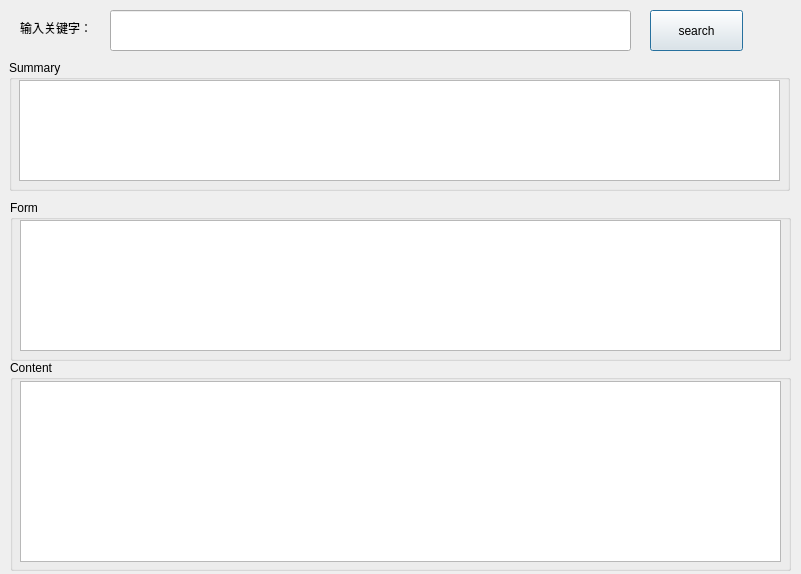
<?xml version="1.0" encoding="UTF-8"?>
<ui version="4.0">
 <class>Dialog</class>
 <widget class="QDialog" name="Dialog">
  <property name="geometry">
   <rect>
    <x>0</x>
    <y>0</y>
    <width>801</width>
    <height>574</height>
   </rect>
  </property>
  <property name="windowTitle">
   <string>百度百科</string>
  </property>
  <widget class="QLabel" name="label">
   <property name="geometry">
    <rect>
     <x>20</x>
     <y>20</y>
     <width>91</width>
     <height>16</height>
    </rect>
   </property>
   <property name="text">
    <string>输入关键字：</string>
   </property>
  </widget>
  <widget class="QGroupBox" name="groupBox">
   <property name="geometry">
    <rect>
     <x>10</x>
     <y>360</y>
     <width>781</width>
     <height>211</height>
    </rect>
   </property>
   <property name="title">
    <string>Content</string>
   </property>
   <widget class="QTextBrowser" name="textBrowser_3">
    <property name="geometry">
     <rect>
      <x>10</x>
      <y>21</y>
      <width>761</width>
      <height>181</height>
     </rect>
    </property>
   </widget>
  </widget>
  <widget class="QGroupBox" name="groupBox_2">
   <property name="geometry">
    <rect>
     <x>10</x>
     <y>200</y>
     <width>781</width>
     <height>161</height>
    </rect>
   </property>
   <property name="title">
    <string>Form</string>
   </property>
   <widget class="QTextBrowser" name="textBrowser_2">
    <property name="geometry">
     <rect>
      <x>10</x>
      <y>20</y>
      <width>761</width>
      <height>131</height>
     </rect>
    </property>
   </widget>
  </widget>
  <widget class="QGroupBox" name="groupBox_3">
   <property name="geometry">
    <rect>
     <x>9</x>
     <y>60</y>
     <width>781</width>
     <height>131</height>
    </rect>
   </property>
   <property name="title">
    <string>Summary</string>
   </property>
   <widget class="QTextBrowser" name="textBrowser">
    <property name="geometry">
     <rect>
      <x>10</x>
      <y>20</y>
      <width>761</width>
      <height>101</height>
     </rect>
    </property>
   </widget>
  </widget>
  <widget class="QPushButton" name="pushButton">
   <property name="geometry">
    <rect>
     <x>650</x>
     <y>10</y>
     <width>93</width>
     <height>41</height>
    </rect>
   </property>
   <property name="text">
    <string>search</string>
   </property>
  </widget>
  <widget class="QLineEdit" name="lineEdit">
   <property name="geometry">
    <rect>
     <x>110</x>
     <y>10</y>
     <width>521</width>
     <height>41</height>
    </rect>
   </property>
  </widget>
 </widget>
 <resources/>
 <connections>
  <connection>
   <sender>pushButton</sender>
   <signal>clicked()</signal>
   <receiver>lineEdit</receiver>
   <slot>show()</slot>
   <hints>
    <hint type="sourcelabel">
     <x>650</x>
     <y>24</y>
    </hint>
    <hint type="destinationlabel">
     <x>627</x>
     <y>27</y>
    </hint>
   </hints>
  </connection>
  <connection>
   <sender>pushButton</sender>
   <signal>clicked()</signal>
   <receiver>textBrowser</receiver>
   <slot>show()</slot>
   <hints>
    <hint type="sourcelabel">
     <x>659</x>
     <y>48</y>
    </hint>
    <hint type="destinationlabel">
     <x>663</x>
     <y>87</y>
    </hint>
   </hints>
  </connection>
  <connection>
   <sender>pushButton</sender>
   <signal>clicked()</signal>
   <receiver>groupBox_2</receiver>
   <slot>show()</slot>
   <hints>
    <hint type="sourcelabel">
     <x>677</x>
     <y>47</y>
    </hint>
    <hint type="destinationlabel">
     <x>681</x>
     <y>211</y>
    </hint>
   </hints>
  </connection>
  <connection>
   <sender>pushButton</sender>
   <signal>clicked()</signal>
   <receiver>textBrowser_3</receiver>
   <slot>show()</slot>
   <hints>
    <hint type="sourcelabel">
     <x>708</x>
     <y>50</y>
    </hint>
    <hint type="destinationlabel">
     <x>722</x>
     <y>386</y>
    </hint>
   </hints>
  </connection>
 </connections>
</ui>
